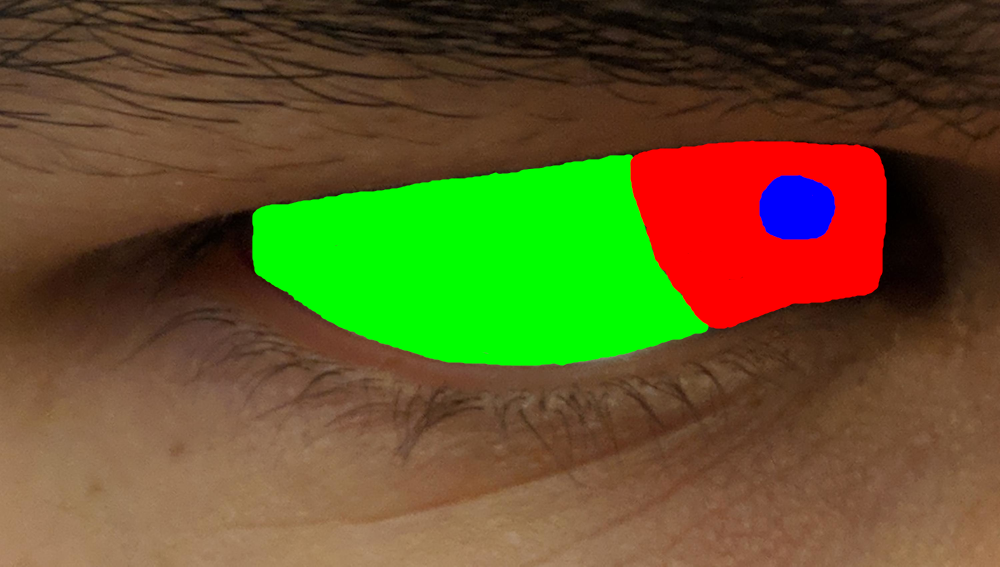
#> input picture test2.png, 3000 x 1700 px (shown at 1/3 size)
$ python RGBcontouring.py
#> lines starting #> are read from the running program, lines starting #| are printed output that depends on the picture; after the words box and inside, x2 and y2 are one past the last pixel; in counts of white or black regions, pixels touching at a corner belong together
import numpy as np
import cv2 as cv

img = cv.imread('test2.png')
#> img is the input picture: shape (1700, 3000, 3); mean B, G, R 39.8, 86, 95.7
imghsv = cv.cvtColor(img, cv.COLOR_BGR2HSV)
#> imghsv: shape (1700, 3000, 3); mean H, S, V 18.4, 164.2, 127.4

#Red contours
lower_red1 = np.array([10, 245, 245])
upper_red1 = np.array([0, 255, 255])
lower_red2 = np.array([0, 255, 255])
upper_red2 = np.array([0, 255, 255])
mask_red1 = cv.inRange(imghsv, lower_red1, upper_red1)
#> mask_red1: shape (1700, 3000); every value is 0
mask_red2 = cv.inRange(imghsv, lower_red2, upper_red2)
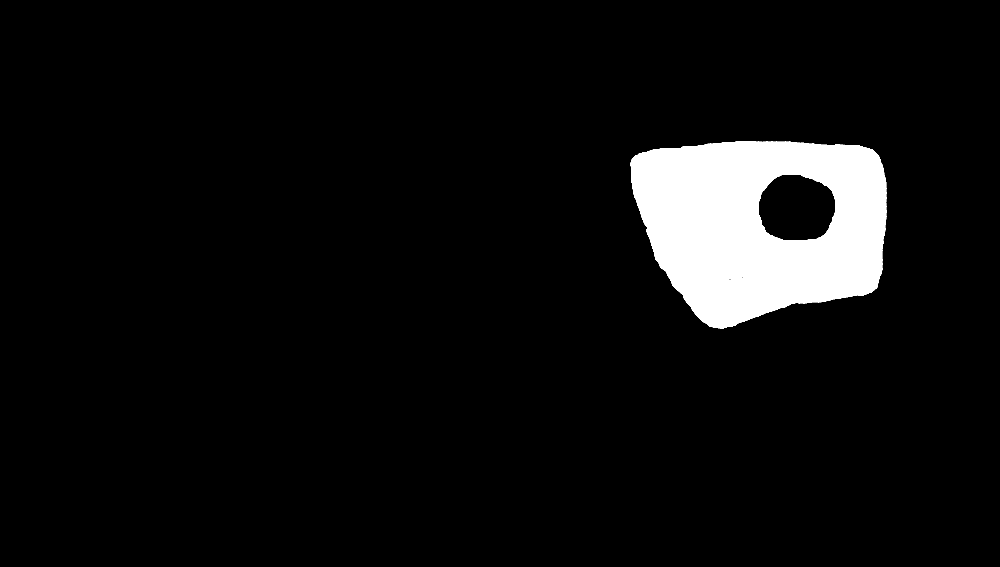
#> mask_red2: shape (1700, 3000) (shown at 1/3 size); 6% white; 1 white region
mask_red = mask_red1 + mask_red2
contours_red, _ = cv.findContours(mask_red, cv.RETR_EXTERNAL, cv.CHAIN_APPROX_SIMPLE)
#> contours_red = 1 contour; box (x1, y1, x2, y2) and area: (1892, 423, 2659, 985) 342414
biggest_contour_red = max(contours_red, key=cv.contourArea)
#> biggest_contour_red = contour of 1067 points, box (x1, y1, x2, y2) (1892, 423, 2659, 985), area 342414
contours_red_final = list()
contours_red_final.append(biggest_contour_red)

#Green contours
lower_green = np.array([50, 50, 120])
upper_green = np.array([70, 255, 255])
mask_green = cv.inRange(imghsv, lower_green, upper_green)
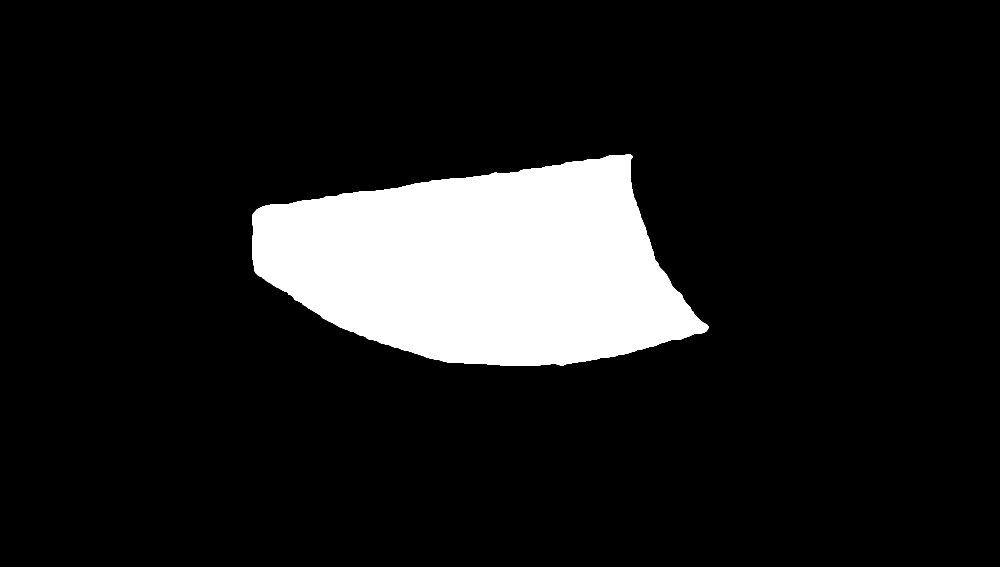
#> mask_green: shape (1700, 3000) (shown at 1/3 size); 11.8% white; 1 white region
contours_green, _ = cv.findContours(mask_green, cv.RETR_EXTERNAL, cv.CHAIN_APPROX_SIMPLE)
#> contours_green = 1 contour; box (x1, y1, x2, y2) and area: (757, 463, 2126, 1097) 598742
biggest_contour_green = max(contours_green, key=cv.contourArea)
#> biggest_contour_green = contour of 1248 points, box (x1, y1, x2, y2) (757, 463, 2126, 1097), area 598742

#Blue contours
lower_blue = np.array([110, 50, 50])
upper_blue = np.array([130, 255, 255])
mask_blue = cv.inRange(imghsv, lower_blue, upper_blue)
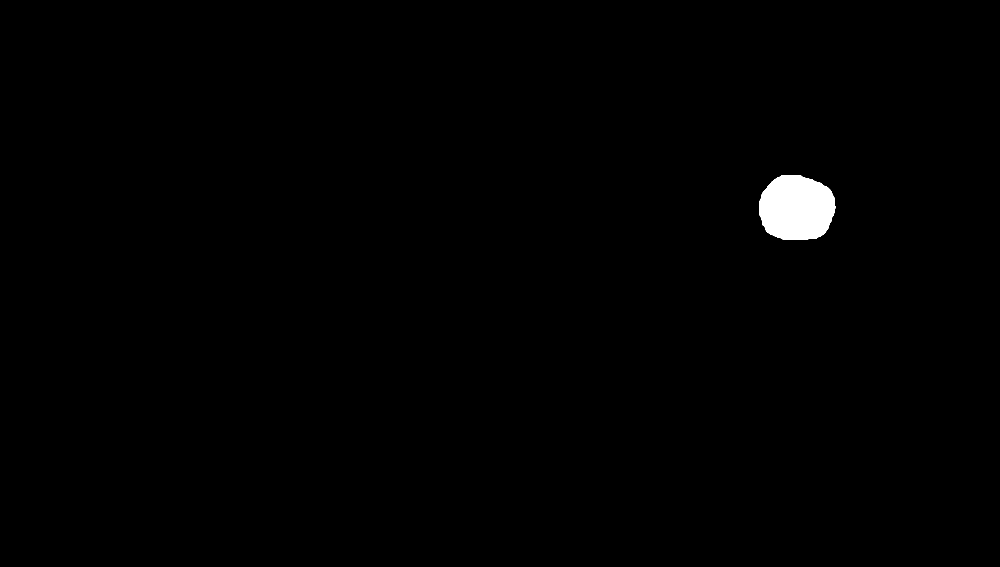
#> mask_blue: shape (1700, 3000) (shown at 1/3 size); 0.7% white; 1 white region
contours_blue, _ = cv.findContours(mask_blue, cv.RETR_EXTERNAL, cv.CHAIN_APPROX_SIMPLE)
#> contours_blue = 1 contour; box (x1, y1, x2, y2) and area: (2279, 526, 2506, 718) 35370
biggest_contour_blue = max(contours_blue, key=cv.contourArea)
#> biggest_contour_blue = contour of 225 points, box (x1, y1, x2, y2) (2279, 526, 2506, 718), area 35370

im = np.copy(img)

#Draw RGB contours
cv.drawContours(im, contours_red_final, -1, (0, 0, 255), -1)
cv.drawContours(im, max(contours_green, key=cv.contourArea), -1, (0, 255, 0), -1)
cv.drawContours(im, max(contours_blue, key=cv.contourArea), -1, (255, 0, 0), -1)

print(type(contours_red), type(max(contours_red, key=cv.contourArea)), type(biggest_contour_red))
#| <class 'list'> <class 'numpy.ndarray'> <class 'numpy.ndarray'>
print(contours_red)
#> (printed output is left out)

cv.imwrite("output.png", im)
